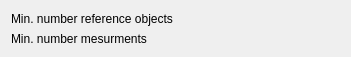
<?xml version="1.0" encoding="UTF-8"?>
<ui version="4.0">
 <class>tlinsWCalibrationSettings</class>
 <widget class="QWidget" name="tlinsWCalibrationSettings">
  <property name="geometry">
   <rect>
    <x>0</x>
    <y>0</y>
    <width>351</width>
    <height>57</height>
   </rect>
  </property>
  <property name="windowTitle">
   <string>Form</string>
  </property>
  <layout class="QGridLayout" name="gridLayout">
   <item row="1" column="0">
    <widget class="QLabel" name="label">
     <property name="text">
      <string>Min. number mesurments</string>
     </property>
    </widget>
   </item>
   <item row="1" column="1">
    <widget class="tlinsWDecimalValue" name="minNumberMeasurments" native="true"/>
   </item>
   <item row="0" column="0">
    <widget class="QLabel" name="label_2">
     <property name="text">
      <string>Min. number reference objects</string>
     </property>
    </widget>
   </item>
   <item row="0" column="1">
    <widget class="tlinsWDecimalValue" name="minNumberReferenceObjects" native="true"/>
   </item>
  </layout>
 </widget>
 <customwidgets>
  <customwidget>
   <class>tlinsWDecimalValue</class>
   <extends>QWidget</extends>
   <header location="global">tlinswdecimalvalue.h</header>
   <container>1</container>
  </customwidget>
 </customwidgets>
 <resources/>
 <connections/>
</ui>
